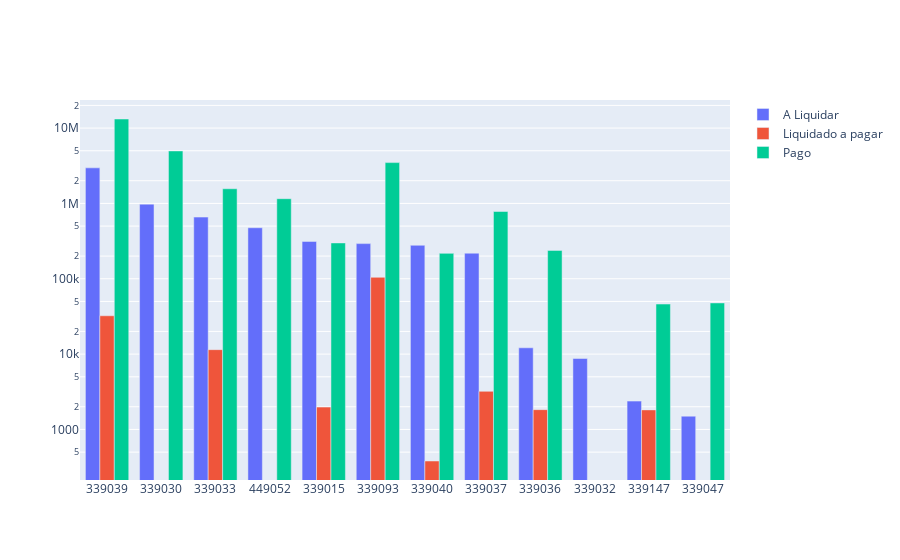

The notebook cell this image was saved under:
### Code cell
# Saldo a liquidar por ND
cols = ['ND', 'A_LIQUIDAR', 'LIQUIDADO_A_PAGAR', 'PAGO']

df_aux = df.loc[:, cols].groupby('ND').sum().sort_values(by= 'A_LIQUIDAR', ascending=False).reset_index()
df_aux = df_aux[df_aux['A_LIQUIDAR'] > 0]
# Criando o gráfico
fig = go.Figure()

# Adicionando as colunas y1, y2 e y3 no eixo y
fig.add_trace(go.Bar(x=df_aux['ND'], y=df_aux['A_LIQUIDAR'], name='A Liquidar'))
fig.add_trace(go.Bar(x=df_aux['ND'], y=df_aux['LIQUIDADO_A_PAGAR'], name='Liquidado a pagar'))
fig.add_trace(go.Bar(x=df_aux['ND'], y=df_aux['PAGO'], name='Pago'))

fig.update_traces(textposition = 'outside', cliponaxis = False, hovertemplate=None)
fig.update_layout(hovermode="x unified")
fig.update_yaxes(type="log")

fig.show()

### Figure 1 — Plotly figure (JSON) as saved in the notebook; plotly's stock layout.template omitted (floating-point values rounded to 4 significant figures)
{"data": [{"cliponaxis": false, "name": "A Liquidar", "textposition": "outside", "type": "bar", "x": ["339039", "339030", "339033", "449052", "339015", "339093", "339040", "339037", "339036", "339032", "339147", "339047"], "y": [2966000.0, 978500.0, 658700.0, 475300.0, 313200.0, 292700.0, 278200.0, 218500.0, 12120.0, 8746.0, 2378.0, 1501.0]}, {"cliponaxis": false, "name": "Liquidado a pagar", "textposition": "outside", "type": "bar", "x": ["339039", "339030", "339033", "449052", "339015", "339093", "339040", "339037", "339036", "339032", "339147", "339047"], "y": [32270.0, 0, 11450.0, 0, 1980.0, 104500.0, 381.3, 3205.0, 1832.0, 0, 1818.0, 0]}, {"cliponaxis": false, "name": "Pago", "textposition": "outside", "type": "bar", "x": ["339039", "339030", "339033", "449052", "339015", "339093", "339040", "339037", "339036", "339032", "339147", "339047"], "y": [13200000.0, 4973000.0, 1566000.0, 1155000.0, 299000.0, 3483000.0, 217400.0, 781300.0, 238100.0, 0, 46170.0, 47780.0]}], "layout": {"hovermode": "x unified", "yaxis": {"type": "log"}}}
